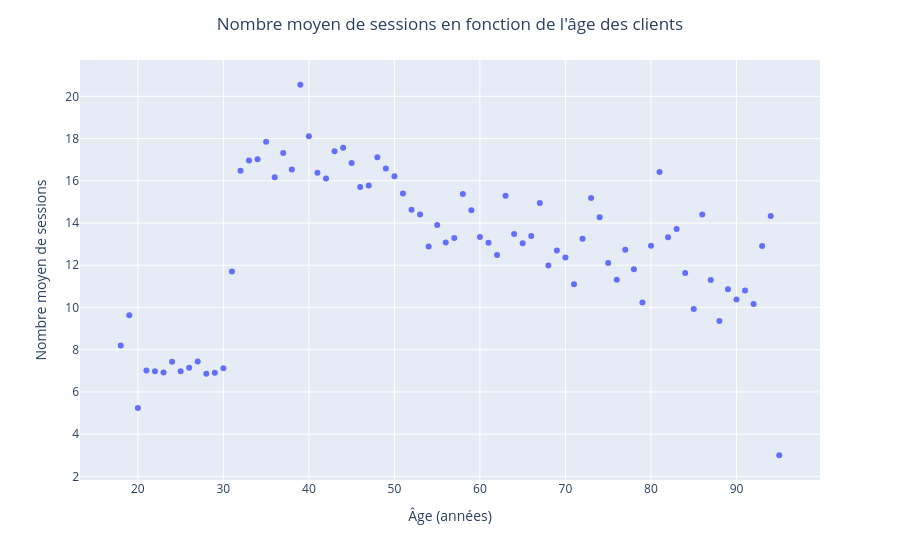

The cell this chart's notebook holds for it:
### Code cell
fig = px.scatter(
    df_age, x="age", y="session_count",
    labels={"age":"Âge (années)","session_count":"Nombre moyen de sessions"},
)
fig.update_layout(title="Nombre moyen de sessions en fonction de l'âge des clients", title_x=0.5)
fig.show()

### Figure 1 — Plotly figure (JSON) as saved in the notebook; plotly's stock layout.template omitted (floating-point values rounded to 4 significant figures)
{"data": [{"hovertemplate": "Âge (années)=%{x}<br>Nombre moyen de sessions=%{y}<extra></extra>", "legendgroup": "", "marker": {"color": "#636efa", "symbol": "circle"}, "mode": "markers", "name": "", "orientation": "v", "showlegend": false, "type": "scatter", "x": [18, 19, 20, 21, 22, 23, 24, 25, 26, 27, 28, 29, 30, 31, 32, 33, 34, 35, 36, 37, 38, 39, 40, 41, 42, 43, 44, 45, 46, 47, 48, 49, 50, 51, 52, 53, 54, 55, 56, 57, 58, 59, 60, 61, 62, 63, 64, 65, 66, 67, 68, 69, 70, 71, 72, 73, 74, 75, 76, 77, 78, 79, 80, 81, 82, 83, 84, 85, 86, 87, 88, 89, 90, 91, 92, 93, 94, 95], "xaxis": "x", "y": [8.2, 9.632, 5.237, 7.011, 6.975, 6.924, 7.43, 6.98, 7.144, 7.441, 6.862, 6.911, 7.121, 11.7, 16.48, 16.95, 17.02, 17.84, 16.16, 17.31, 16.54, 20.55, 18.1, 16.38, 16.11, 17.4, 17.56, 16.85, 15.7, 15.78, 17.11, 16.58, 16.21, 15.4, 14.62, 14.4, 12.89, 13.91, 13.07, 13.29, 15.37, 14.6, 13.34, 13.06, 12.48, 15.29, 13.48, 13.04, 13.39, 14.95, 11.98, 12.7, 12.36, 11.09, 13.26, 15.18, 14.28, 12.11, 11.31, 12.73, 11.81, 10.23, 12.92, 16.41, 13.32, 13.72, 11.64, 9.931, 14.4, 11.31, 9.364, 10.86, 10.38, 10.8, 10.17, 12.91, 14.33, 3.0], "yaxis": "y"}], "layout": {"legend": {"tracegroupgap": 0}, "margin": {"t": 60}, "title": {"text": "Nombre moyen de sessions en fonction de l'âge des clients", "x": 0.5}, "xaxis": {"anchor": "y", "domain": [0, 1], "title": {"text": "Âge (années)"}}, "yaxis": {"anchor": "x", "domain": [0, 1], "title": {"text": "Nombre moyen de sessions"}}}}
